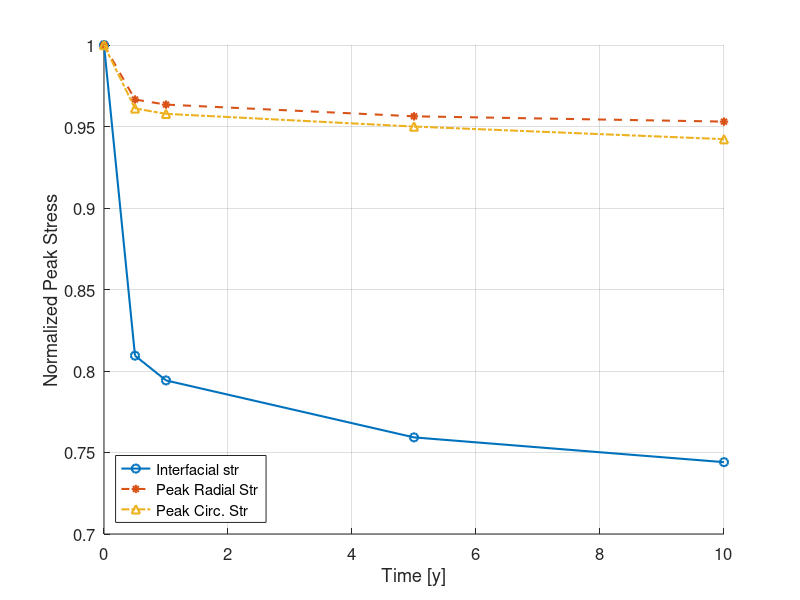
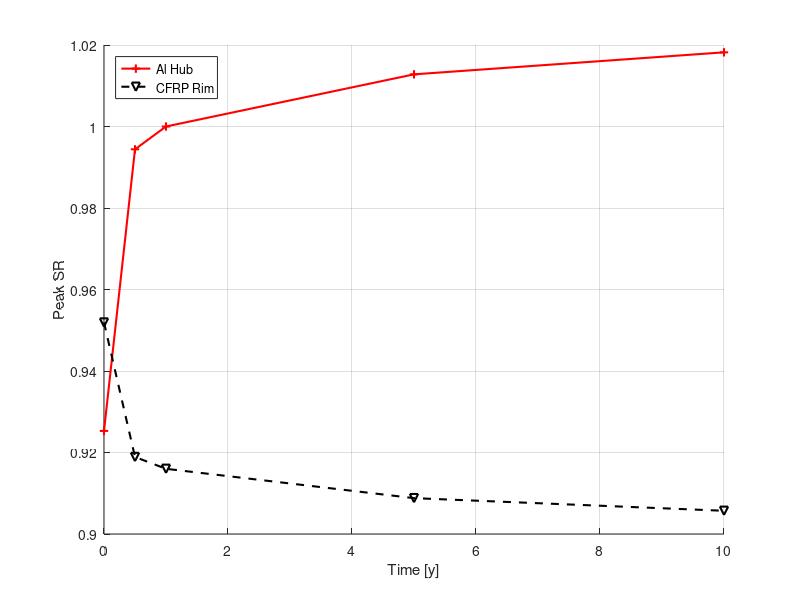

Write MATLAB code to recreate these figures, in order. (Note: this script raises an error after producing the figures.)
close all
t = [0, 0.5, 1, 5, 10];
inter = [32.90, 26.63, 26.13, 24.98, 24.48];
rad_peak = [73.83, 71.36, 71.13, 70.60, 70.36];
circ_peak = [1148.5, 1103.8, 1099.99, 1091.04, 1082.15];

al_sr = [.9253, .9944, 1.000, 1.0128, 1.0182];
cfrp_sr = [.9519, .9189, .9160, .9088, .9057];

dinter = (inter./inter(1));
drad_peak = (rad_peak./rad_peak(1));
dcirc_peak = (circ_peak./circ_peak(1));

dal = (1 - al_sr./al_sr(1))*100;
dcfrp = (1 - cfrp_sr./cfrp_sr(1))*100;

figure(), hold on
plot(t, dinter, 'o-', 'Linewidth', 1.5)
plot(t, drad_peak, '*--', 'Linewidth', 1.5)
plot(t, dcirc_peak, '^-.', 'Linewidth', 1.5)

legend({'Interfacial str', 'Peak Radial Str', 'Peak Circ. Str'}, 'Location', 'southwest')
xlabel('Time [y]')
ylabel('Normalized Peak Stress')
grid on
set(gca, 'Fontsize', 12)

figure(), hold on
plot(t, al_sr, 'r+-', 'Linewidth', 1.5)
plot(t, cfrp_sr, 'kv--', 'Linewidth', 1.5)
legend({'Al Hub', 'CFRP Rim'}, 'Location', 'northwest')
xlabel('Time [y]')
ylabel('Peak SR')
grid on
set(gcs, 'Fontsize', 12)